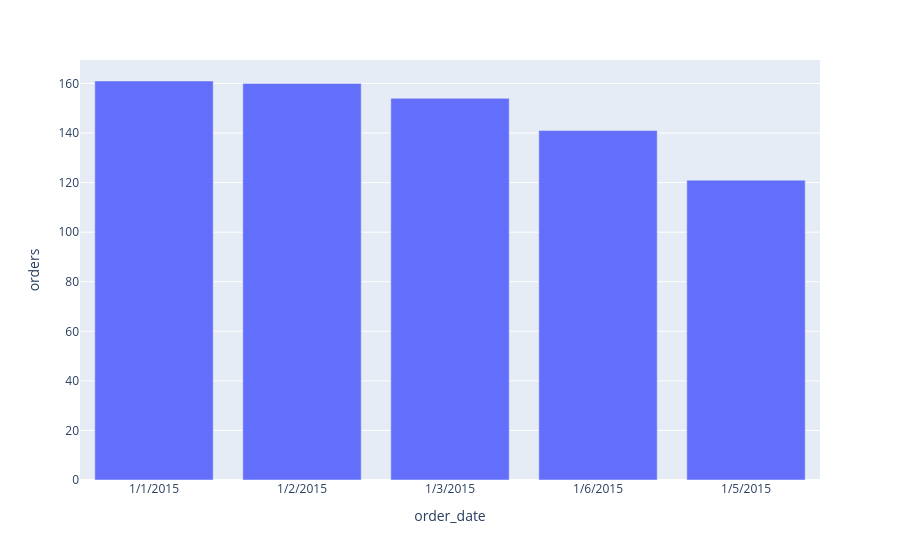

Source (notebook cell):
### Code cell
px.bar(top5_dates,x='order_date',y='orders')

### Figure 1 — Plotly figure (JSON) as saved in the notebook; plotly's stock layout.template omitted (floating-point values rounded to 4 significant figures)
{"data": [{"hovertemplate": "order_date=%{x}<br>orders=%{y}<extra></extra>", "legendgroup": "", "marker": {"color": "#636efa", "pattern": {"shape": ""}}, "name": "", "orientation": "v", "showlegend": false, "textposition": "auto", "type": "bar", "x": ["1/1/2015", "1/2/2015", "1/3/2015", "1/6/2015", "1/5/2015"], "xaxis": "x", "y": [161, 160, 154, 141, 121], "yaxis": "y"}], "layout": {"barmode": "relative", "legend": {"tracegroupgap": 0}, "margin": {"t": 60}, "xaxis": {"anchor": "y", "domain": [0, 1], "title": {"text": "order_date"}}, "yaxis": {"anchor": "x", "domain": [0, 1], "title": {"text": "orders"}}}}
